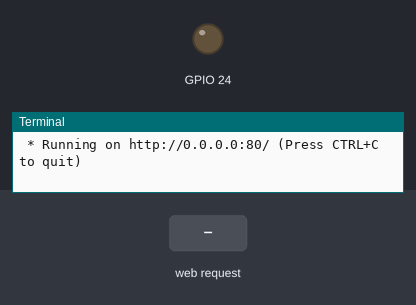
This program was run on a simulated Raspberry Pi (BCM pin numbers). On the bench: output pins drawn as LEDs (lit = HIGH), the last lines printed to the terminal. The inputs (shaded band) are chosen by the test bench. The clock reads 2024-03-15 10:24:30 at power-on unless the program sets it.

Above: at 1.2 s.
1.3 s: HTTP request for /ledoff received
At 2.4 s:
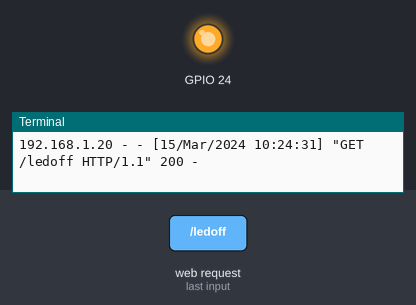
4.3 s: HTTP request for /ledon received
At 4.7 s:
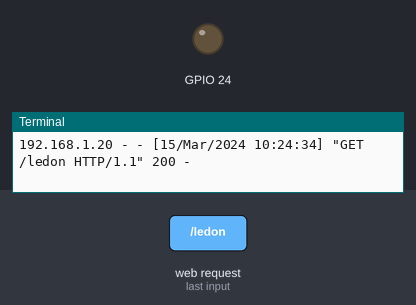
Timing chart, 0 to 7.3 s (numbered marks = the images above; inputs shaded):
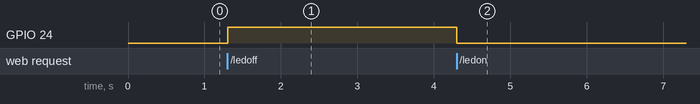

Measured:
- after the input at 1.3 s, GPIO 24: LOW → HIGH at once
- after the input at 4.3 s, GPIO 24: HIGH → LOW at once

The program:

flaskled.py
```python
import RPi.GPIO as GPIO
import time
from flask import Flask
GPIO.setmode(GPIO.BCM)
GPIO.setup(24,GPIO.OUT)
app=Flask(__name__)
@app.route("/")
def hello():
    return "Hello Renukadas!"
@app.route("/ledon")
def hello1():
    GPIO.output(24,GPIO.LOW)
    return "LED is ON"
@app.route("/ledoff")
def hello2():
    GPIO.output(24,GPIO.HIGH)
    return "LED is off"
if __name__=="__main__":
    app.run(host='0.0.0.0',port=80,debug=True)
```
